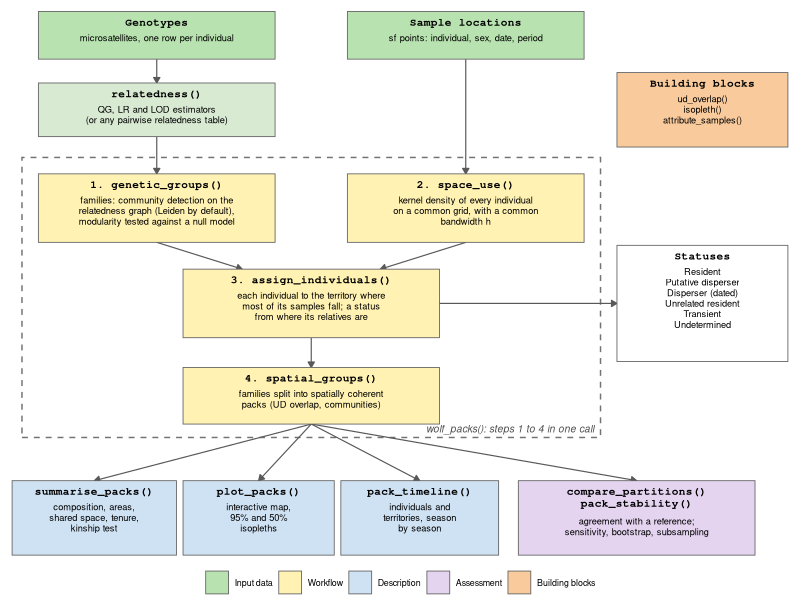
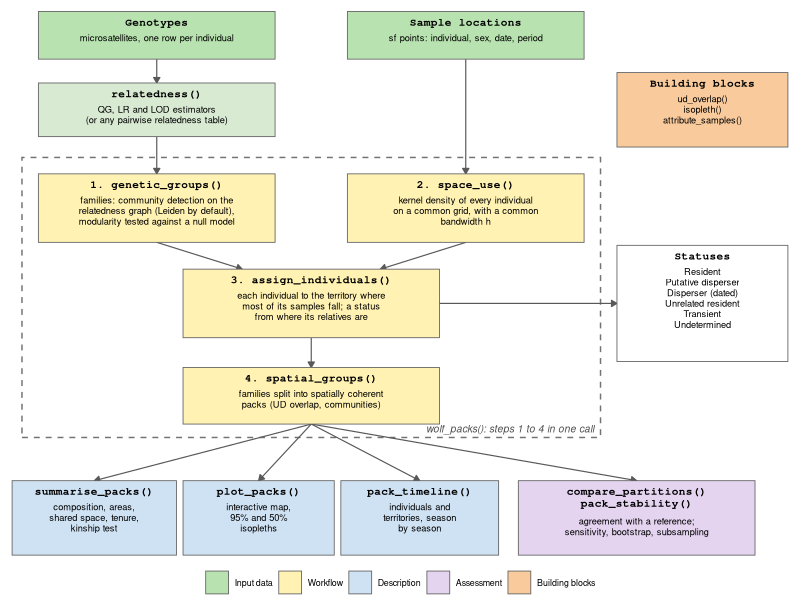

The R script that drew these images, in order:
# Fig. 1 of the article on its own: the WolfPackR workflow (same code as section 5 of figures_article.R)
# Just ggplot2: each box has its coordinates (x, y = centre; w, h = width, height), easy to move. Run from the root of the repository.

library(ggplot2)
out <- "article/output"                                  # output folder, relative to the root of the repository
dir.create(out, showWarnings = FALSE, recursive = TRUE)
width_cm <- 17                                           # full page width

# ---- Fig. 1: the workflow ---------------------------------------------------------------------------------------
# Boxes and arrows in ggplot2: coordinates set by hand, easy to move
box <- function(x, y, w, h, title, body, type) data.frame(x = x, y = y, w = w, h = h, title = title, body = body, type = type)
boxes <- rbind(
  box(2.3, 9.45, 3.6, 0.8, "Genotypes", "microsatellites, one row per individual", "Input"),
  box(7.0, 9.45, 3.6, 0.8, "Sample locations", "sf points: individual, sex, date, period", "Input"),
  box(2.3, 8.2, 3.6, 0.9, "relatedness()", "QG, LR and LOD estimators\n(or any pairwise relatedness table)", "Genetics"),
  box(2.3, 6.55, 3.6, 1.15, "1. genetic_groups()", "families: community detection on the\nrelatedness graph (Leiden by default),\nmodularity tested against a null model", "Main"),
  box(7.0, 6.55, 3.6, 1.15, "2. space_use()", "kernel density of every individual\non a common grid, with a common\nbandwidth h", "Main"),
  box(4.65, 4.95, 3.9, 1.15, "3. assign_individuals()", "each individual to the territory where\nmost of its samples fall; a status\nfrom where its relatives are", "Main"),
  box(4.65, 3.4, 3.9, 0.95, "4. spatial_groups()", "families split into spatially coherent\npacks (UD overlap, communities)", "Main"),
  box(1.35, 1.35, 2.5, 1.25, "summarise_packs()", "composition, areas,\nshared space, tenure,\nkinship test", "Output"),
  box(3.85, 1.35, 2.3, 1.25, "plot_packs()", "interactive map,\n95% and 50%\nisopleths", "Output"),
  box(6.3, 1.35, 2.4, 1.25, "pack_timeline()", "individuals and\nterritories, season\nby season", "Output"),
  box(9.6, 1.35, 3.6, 1.25, "compare_partitions()\npack_stability()", "agreement with a reference;\nsensitivity, bootstrap, subsampling", "Assessment"),
  box(10.6, 4.95, 2.6, 1.95, "Statuses", "Resident\nPutative disperser\nDisperser (dated)\nUnrelated resident\nTransient\nUndetermined", "Status"),
  box(10.6, 8.2, 2.6, 1.25, "Building blocks", "ud_overlap()\nisopleth()\nattribute_samples()", "Auxiliary")
)
arrows <- data.frame(x = c(2.3, 2.3, 7.0, 2.3, 7.0, 6.6, 4.65, 4.65, 4.65, 4.65, 4.65),
                     y = c(9.05, 7.75, 9.05, 5.975, 5.975, 4.95, 4.375, 2.925, 2.925, 2.925, 2.925),
                     xend = c(2.3, 2.3, 7.0, 3.6, 5.7, 9.3, 4.65, 1.35, 3.85, 6.3, 9.6),
                     yend = c(8.65, 7.125, 7.125, 5.525, 5.525, 4.95, 3.875, 1.975, 1.975, 1.975, 1.975))
fills <- c(Input = "#B8E3B0", Genetics = "#D9EAD3", Main = "#FFF2B3", Output = "#CFE2F3", Assessment = "#E4D4F0",
           Status = "#FFFFFF", Auxiliary = "#F9CB9C")
fig1 <- ggplot() +
  annotate("rect", xmin = 0.25, xmax = 9.05, ymin = 2.7, ymax = 7.4, fill = NA, colour = "grey45", linetype = "dashed") +
  annotate("text", x = 8.95, y = 2.85, label = "wolf_packs(): steps 1 to 4 in one call", hjust = 1, size = 2.6, colour = "grey30", fontface = "italic") +
  geom_segment(data = arrows, aes(x, y, xend = xend, yend = yend), arrow = arrow(length = unit(1.6, "mm"), type = "closed"), colour = "grey35", linewidth = 0.4) +
  geom_rect(data = boxes, aes(xmin = x - w / 2, xmax = x + w / 2, ymin = y - h / 2, ymax = y + h / 2, fill = type), colour = "grey40", linewidth = 0.3) +
  geom_text(data = boxes, aes(x, y + h / 2 - 0.12, label = title), vjust = 1, size = 2.8, fontface = "bold", family = "mono", lineheight = 0.9) +
  geom_text(data = boxes, aes(x, y + h / 2 - ifelse(grepl("\n", title), 0.62, 0.38), label = body), vjust = 1, size = 2.35, lineheight = 0.95) +
  scale_fill_manual(values = fills, breaks = c("Input", "Main", "Output", "Assessment", "Auxiliary"),
                    labels = c("Input data", "Workflow", "Description", "Assessment", "Building blocks"), name = NULL) +
  coord_cartesian(xlim = c(0, 12), ylim = c(0.6, 9.95), expand = FALSE) +
  theme_void(base_size = 8) + theme(legend.position = "bottom", plot.margin = margin(4, 4, 4, 4))
ggsave(file.path(out, "Fig1_workflow.png"), fig1, width = width_cm, height = 13.5, units = "cm", dpi = 600, bg = "white")
ggsave(file.path(out, "Fig1_workflow.pdf"), fig1, width = width_cm, height = 13.5, units = "cm")
